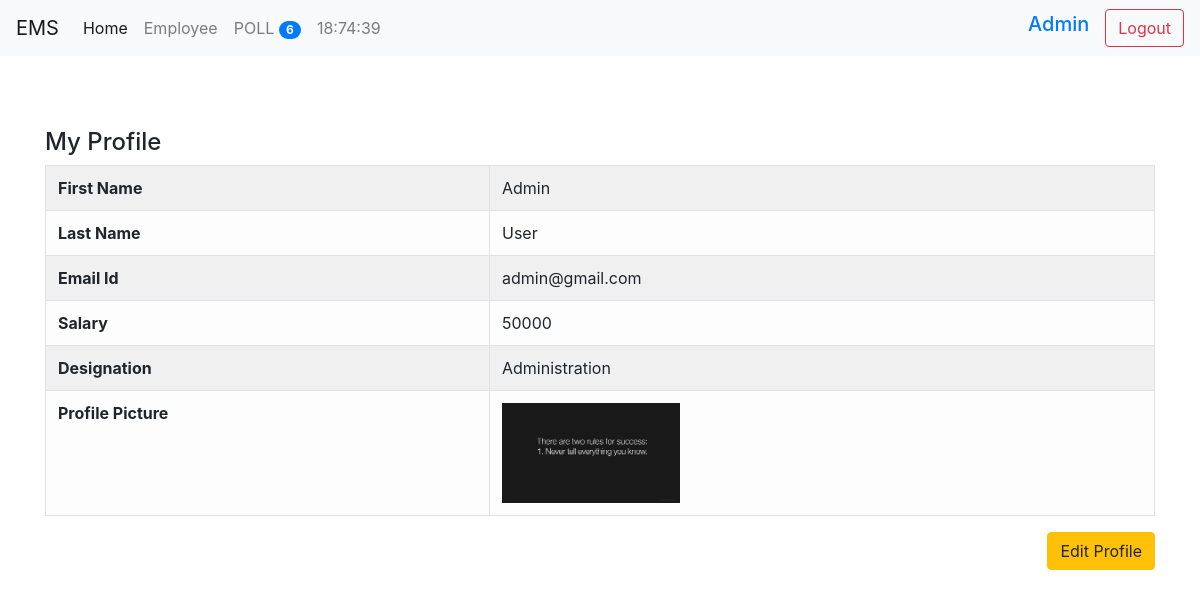
The app's page /profile/ (signed in) with its own data.
### employee/models.py (models this page shows, shortened)
class Profile(models.Model):
    user = models.OneToOneField(User, on_delete=models.CASCADE)
    designation = models.CharField(max_length=20, null=False, blank=False)
    salary = models.IntegerField(null=True, blank=True)
    picture = models.ImageField(upload_to='picture/%Y/%m/%d/' ,max_length=255, null=True, blank=True)
    class Meta:
        ordering = ('-salary',)

### employee/views.py (the view)
# urls.py: path('profile/', MyProfile.as_view(), name="my_profile"),
class MyProfile(DetailView):
    template_name = 'auth/profile.html'
    def get_object(self):
        return self.request.user.profile

### poll/context_processors.py (called while the page is built)
def polls_count(request):
    count = Question.objects.count()
    return {"polls_count": count}

def current_time(request):
    now = datetime.now()
    hour = now.strftime("%H")
    min = now.strftime("%M")
    sec = now.strftime("%S")
    myTime = now.strftime(f"{int(hour)+5}:{int(min)+30}:{sec}")
    print(myTime)
    return {"current_time": myTime}

### poll/templatetags/poll_extras.py (called while the page is built)
def upper(value, n):
    return value.upper()[0:n]

### ems/templates/auth/profile.html
{% extends 'base.html' %}
{% block content %}
<br>
<h4>My Profile</h4>
    <table class="table table-light table-bordered table-striped">
        <tbody>
            <tr>
                <th>First Name</th>
                <td>{{object.user.first_name}}</td>
            </tr>
            <tr>
                <th>Last Name</th>
                <td>{{object.user.last_name}}</td>
            </tr>
            <tr>
                <th>Email Id</th>
                <td>{{object.user.email}}</td>
            </tr>
            <tr>
                <th>Salary</th>
                <td>{{object.salary}}</td>
            </tr>
            <tr>
                <th>Designation</th>
                <td>{{object.designation}}</td>
            </tr>
            <tr>
                <th>Profile Picture</th>
                {% if object.picture %}
                <td><img src={{object.picture.url}} height="100px"></td>
                {% endif %}
            </tr>
        </tbody>
    </table>
    <div class="text-right">
        <a class="btn btn-warning" href="{%  url 'profile_update' %}">Edit Profile</a>
    </div>
{% endblock content %}

### ems/templates/base.html (shortened to what this page needs)
{% load static %}
<html>
<head>
    <link rel="stylesheet" href="https://maxcdn.bootstrapcdn.com/bootstrap/4.0.0/css/bootstrap.min.css"
>
    <link rel="stylesheet" href="{% static 'css/custom.css' %}">
</head>
<body>
    {% include 'header.html' %}
    <div class="container mt-5">
        {% block content %} {% endblock content %}
    </div>
</body>
</html>

### ems/templates/header.html (shortened to what this page needs)
{% load poll_extras %}
<nav class="navbar navbar-expand-lg navbar-light bg-light">
  <a class="navbar-brand" href="#">EMS</a>
  <div class="collapse navbar-collapse" id="navbarSupportedContent">
    <ul class="navbar-nav mr-auto">
      <li class="nav-item active">
        <a class="nav-link" href="/">Home <span class="sr-only">(current)</span></a>
      </li>
      <li class="nav-item">
        <a class="nav-link" href="{%url 'Employee_list'%}">{{"employee" | capfirst}}</a>
      </li>
      <li class="nav-item">
        <a class="nav-link" href="{%url 'Polls_list'%}">{{"Poll" | upper:None}}
          <span class="badge badge-primary badge-pill">{{polls_count}}</span></a>
      </li>
      <li class="nav-item">
          <span class="nav-link">{{current_time}}</span>
      </li>
    </ul>
    {% if user.is_authenticated %}
    <form class="form-inline my-2 my-lg-0" method="POST" action="/logout/">
      <h5 class="mx-3"><a href="/profile">{{request.user.first_name}}</a></h5>
      <input type="submit" class="btn btn-outline-danger" value="Logout">
    </form>
    {% endif %}
  </div>
</nav>

### records on screen
Profile: user.first_name "Admin", user.last_name "User", user.email "admin@gmail.com", salary "50000", designation "Administration", picture (picture)

### other values on screen
{{ "employee" | capfirst }} "Employee"
{{ "Poll" | upper:None }} "POLL"
{{ polls_count }} "6"
{{ request.user.first_name }} "Admin"
